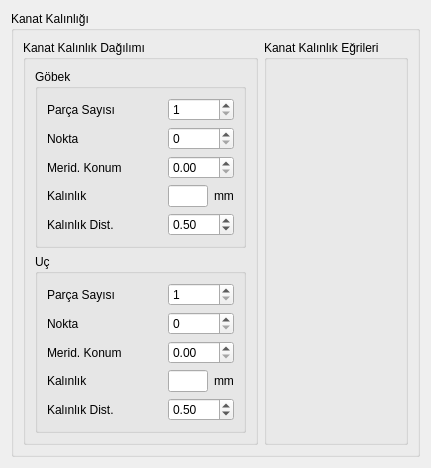
     <widget class="QWidget" name="page">
      <layout class="QGridLayout" name="gridLayout_10">
       <item row="0" column="0">
        <widget class="QGroupBox" name="groupBox_9">
         <property name="title">
          <string>Kanat Kalınlığı</string>
         </property>
         <layout class="QGridLayout" name="gridLayout_11">
          <item row="0" column="0">
           <widget class="QGroupBox" name="groupBox_thickness">
            <property name="sizePolicy">
             <sizepolicy hsizetype="Maximum" vsizetype="Preferred">
              <horstretch>0</horstretch>
              <verstretch>0</verstretch>
             </sizepolicy>
            </property>
            <property name="title">
             <string>Kanat Kalınlık Dağılımı</string>
            </property>
            <layout class="QVBoxLayout" name="verticalLayout_4">
             <item>
              <widget class="QGroupBox" name="groupBox_hub">
               <property name="title">
                <string>Göbek</string>
               </property>
               <layout class="QGridLayout" name="gridLayout_15">
                <item row="2" column="0">
                 <widget class="QLabel" name="label_35">
                  <property name="text">
                   <string>Merid. Konum</string>
                  </property>
                 </widget>
                </item>
                <item row="0" column="0">
                 <widget class="QLabel" name="label_11">
                  <property name="text">
                   <string>Parça Sayısı</string>
                  </property>
                 </widget>
                </item>
                <item row="3" column="0">
                 <widget class="QLabel" name="label_40">
                  <property name="text">
                   <string>Kalınlık</string>
                  </property>
                 </widget>
                </item>
                <item row="1" column="0">
                 <widget class="QLabel" name="label_13">
                  <property name="text">
                   <string>Nokta</string>
                  </property>
                 </widget>
                </item>
                <item row="4" column="0">
                 <widget class="QLabel" name="label_31">
                  <property name="text">
                   <string>Kalınlık Dist.</string>
                  </property>
                 </widget>
                </item>
                <item row="0" column="1" rowspan="5">
                 <spacer name="horizontalSpacer_5">
                  <property name="orientation">
                   <enum>Qt::Horizontal</enum>
                  </property>
                  <property name="sizeHint" stdset="0">
                   <size>
                    <width>40</width>
                    <height>20</height>
                   </size>
                  </property>
                 </spacer>
                </item>
                <item row="4" column="2" colspan="2">
                 <widget class="QDoubleSpinBox" name="doubleSpinBox_hub_dist">
                  <property name="maximum">
                   <double>1.000000000000000</double>
                  </property>
                  <property name="singleStep">
                   <double>0.010000000000000</double>
                  </property>
                  <property name="value">
                   <double>0.500000000000000</double>
                  </property>
                 </widget>
                </item>
                <item row="3" column="3">
                 <widget class="QLabel" name="label_42">
                  <property name="text">
                   <string>mm</string>
                  </property>
                 </widget>
                </item>
                <item row="2" column="2" colspan="2">
                 <widget class="QDoubleSpinBox" name="doubleSpinBox_hub_loc">
                  <property name="readOnly">
                   <bool>false</bool>
                  </property>
                  <property name="maximum">
                   <double>1.000000000000000</double>
                  </property>
                  <property name="singleStep">
                   <double>0.010000000000000</double>
                  </property>
                  <property name="value">
                   <double>0.000000000000000</double>
                  </property>
                 </widget>
                </item>
                <item row="3" column="2">
                 <widget class="QLineEdit" name="lineEdit_hub_thickness">
                  <property name="sizePolicy">
                   <sizepolicy hsizetype="Maximum" vsizetype="Fixed">
                    <horstretch>0</horstretch>
                    <verstretch>0</verstretch>
                   </sizepolicy>
                  </property>
                  <property name="maximumSize">
                   <size>
                    <width>40</width>
                    <height>16777215</height>
                   </size>
                  </property>
                 </widget>
                </item>
                <item row="0" column="2" colspan="2">
                 <widget class="QDoubleSpinBox" name="doubleSpinBox_hub_piece">
                  <property name="decimals">
                   <number>0</number>
                  </property>
                  <property name="minimum">
                   <double>1.000000000000000</double>
                  </property>
                  <property name="value">
                   <double>1.000000000000000</double>
                  </property>
                 </widget>
                </item>
                <item row="1" column="2" colspan="2">
                 <widget class="QDoubleSpinBox" name="doubleSpinBox_hub_node">
                  <property name="decimals">
                   <number>0</number>
                  </property>
                  <property name="value">
                   <double>0.000000000000000</double>
                  </property>
                 </widget>
                </item>
               </layout>
              </widget>
             </item>
             <item>
              <widget class="QGroupBox" name="groupBox_tip">
               <property name="title">
                <string>Uç</string>
               </property>
               <layout class="QGridLayout" name="gridLayout_16">
                <item row="1" column="0">
                 <widget class="QLabel" name="label_39">
                  <property name="text">
                   <string>Nokta</string>
                  </property>
                 </widget>
                </item>
                <item row="0" column="1" rowspan="5">
                 <spacer name="horizontalSpacer_10">
                  <property name="orientation">
                   <enum>Qt::Horizontal</enum>
                  </property>
                  <property name="sizeHint" stdset="0">
                   <size>
                    <width>40</width>
                    <height>20</height>
                   </size>
                  </property>
                 </spacer>
                </item>
                <item row="4" column="0">
                 <widget class="QLabel" name="label_41">
                  <property name="text">
                   <string>Kalınlık Dist.</string>
                  </property>
                 </widget>
                </item>
                <item row="3" column="2">
                 <widget class="QLineEdit" name="lineEdit_tip_thickness">
                  <property name="sizePolicy">
                   <sizepolicy hsizetype="Maximum" vsizetype="Fixed">
                    <horstretch>0</horstretch>
                    <verstretch>0</verstretch>
                   </sizepolicy>
                  </property>
                  <property name="maximumSize">
                   <size>
                    <width>40</width>
                    <height>16777215</height>
                   </size>
                  </property>
                 </widget>
                </item>
                <item row="3" column="0">
                 <widget class="QLabel" name="label_36">
                  <property name="text">
                   <string>Kalınlık</string>
                  </property>
                 </widget>
                </item>
                <item row="0" column="0">
                 <widget class="QLabel" name="label_37">
                  <property name="text">
                   <string>Parça Sayısı</string>
                  </property>
                 </widget>
                </item>
                <item row="2" column="0">
                 <widget class="QLabel" name="label_38">
                  <property name="text">
                   <string>Merid. Konum</string>
                  </property>
                 </widget>
                </item>
                <item row="3" column="3">
                 <widget class="QLabel" name="label_43">
                  <property name="text">
                   <string>mm</string>
                  </property>
                 </widget>
                </item>
                <item row="4" column="2" colspan="2">
                 <widget class="QDoubleSpinBox" name="doubleSpinBox_tip_dist">
                  <property name="maximum">
                   <double>1.000000000000000</double>
                  </property>
                  <property name="singleStep">
                   <double>0.010000000000000</double>
                  </property>
                  <property name="value">
                   <double>0.500000000000000</double>
                  </property>
                 </widget>
                </item>
                <item row="2" column="2" colspan="2">
                 <widget class="QDoubleSpinBox" name="doubleSpinBox_tip_loc">
                  <property name="maximum">
                   <double>1.000000000000000</double>
                  </property>
                  <property name="singleStep">
                   <double>0.010000000000000</double>
                  </property>
                  <property name="value">
                   <double>0.000000000000000</double>
                  </property>
                 </widget>
                </item>
                <item row="0" column="2" colspan="2">
                 <widget class="QDoubleSpinBox" name="doubleSpinBox_tip_piece">
                  <property name="decimals">
                   <number>0</number>
                  </property>
                  <property name="minimum">
                   <double>1.000000000000000</double>
                  </property>
                  <property name="value">
                   <double>1.000000000000000</double>
                  </property>
                 </widget>
                </item>
                <item row="1" column="2" colspan="2">
                 <widget class="QDoubleSpinBox" name="doubleSpinBox_tip_node">
                  <property name="decimals">
                   <number>0</number>
                  </property>
                 </widget>
                </item>
               </layout>
              </widget>
             </item>
            </layout>
           </widget>
          </item>
          <item row="0" column="1">
           <widget class="QGroupBox" name="groupBox_10">
            <property name="title">
             <string>Kanat Kalınlık Eğrileri</string>
            </property>
            <layout class="QGridLayout" name="gridLayout_14">
             <item row="0" column="0">
              <widget class="QWidget" name="toolbar_thickness" native="true">
               <property name="sizePolicy">
                <sizepolicy hsizetype="Preferred" vsizetype="Maximum">
                 <horstretch>0</horstretch>
                 <verstretch>0</verstretch>
                </sizepolicy>
               </property>
               <property name="minimumSize">
                <size>
                 <width>0</width>
                 <height>50</height>
                </size>
               </property>
              </widget>
             </item>
             <item row="1" column="0">
              <widget class="QWidget" name="figure_wthickness" native="true">
               <property name="sizePolicy">
                <sizepolicy hsizetype="Minimum" vsizetype="Minimum">
                 <horstretch>0</horstretch>
                 <verstretch>0</verstretch>
                </sizepolicy>
               </property>
              </widget>
             </item>
            </layout>
           </widget>
          </item>
         </layout>
        </widget>
       </item>
      </layout>
     </widget>
